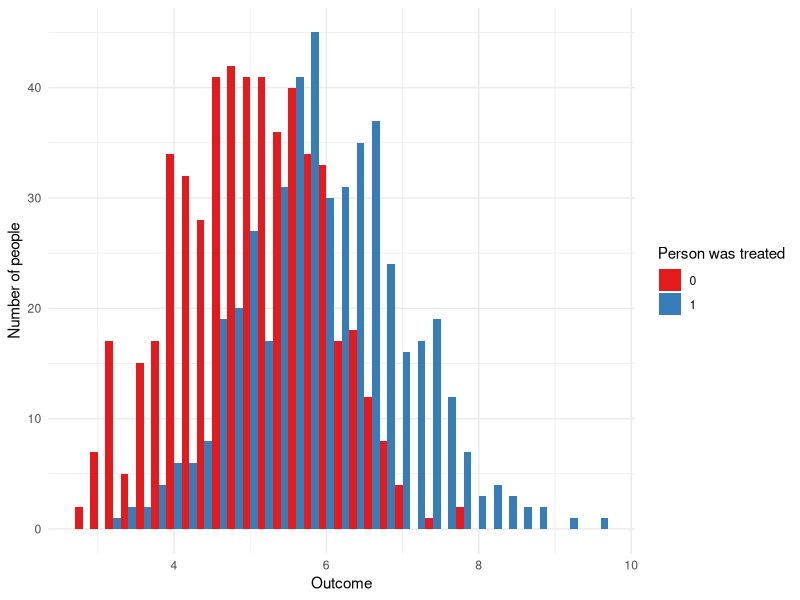

This chart was generated by the following R code: (Note: this script raises an error after producing the figure.)
## ---- chunk 1
knitr::opts_chunk$set(
  echo = TRUE,
  warning = FALSE,
  message = FALSE,
  R.options = list(width = 80)
)
## ---- chunk 2
library(tidyverse)
netflix_data <- 
  tibble(person = c("Rohan", "Rohan", "Monica", "Monica", "Monica", 
                    "Patricia", "Patricia", "Helen"),
         tv_show = c("Broadchurch", "Duty-Shame", "Broadchurch", "Duty-Shame", 
                     "Shetland", "Broadchurch", "Shetland", "Duty-Shame"),
         hours = c(6.8, 8.0, 0.8, 9.2, 3.2, 4.0, 0.2, 10.2)
         )
## ---- chunk 3
library(tidyverse)

set.seed(853)
# Construct a population so that 25 per cent of people like blue and 75 per cent 
# like white.
population <- 
  tibble(person = c(1:10000),
         favourite_color = sample(x = c("Blue", "White"), 
                                  size  = 10000, 
                                  replace = TRUE,
                                  prob = c(0.25, 0.75)),
         supports_the_leafs = sample(x = c("Yes", "No"), 
                                  size  = 10000, 
                                  replace = TRUE,
                                  prob = c(0.80, 0.20)),
         ) %>% 
  mutate(in_frame = sample(x = c(0:1),
                        size  = 10000, 
                        replace = TRUE)) %>% 
  mutate(group = sample(x = c(1:10),
                        size  = 10000, 
                        replace = TRUE)) %>% 
  mutate(group = ifelse(in_frame == 1, group, NA))
## ---- chunk 4
population %>% 
  filter(in_frame == 1) %>% 
  filter(group %in% c(1, 2)) %>% 
  group_by(group, favourite_color) %>% 
  count()
## ---- chunk 5
library(broom)

population <- 
  population %>% 
  mutate(color_as_integer = case_when(
    favourite_color == "White" ~ 0,
    favourite_color == "Blue" ~ 1,
    TRUE ~ 999
  ))

group_1 <- 
  population %>% 
  filter(group == 1) %>% 
  select(color_as_integer) %>% 
  as.vector() %>% 
  unlist()

group_2 <- 
  population %>% 
  filter(group == 2) %>% 
  select(color_as_integer) %>% 
  unlist()

t.test(group_1, group_2)

# We could also use the tidy function in the broom package.
tidy(t.test(group_1, group_2))
## ---- chunk 6
population %>% 
  filter(in_frame == 1) %>% 
  filter(group %in% c(1, 2)) %>% 
  group_by(group, supports_the_leafs) %>% 
  count()
## ---- chunk 7
just_two_groups <- population %>%
  filter(in_frame == 1) %>%
  filter(group %in% c(1, 2))

aov(group ~ favourite_color, 
    data = just_two_groups) %>% 
  tidy()
## ---- chunk 8
lm(group ~ favourite_color, 
    data = just_two_groups) %>% 
  tidy()
## ---- chunk 9
set.seed(853)
example_data <- tibble(person = c(1:1000),
                       treatment = sample(x = 0:1, size  = 1000, replace = TRUE)
                       )
# We want to make the outcome slightly more likely if they were treated than if not.
example_data <- 
  example_data %>% 
  rowwise() %>% 
  mutate(outcome = if_else(treatment == 0, 
                           rnorm(n = 1, mean = 5, sd = 1),
                           rnorm(n = 1, mean = 6, sd = 1)
                           )
         )

example_data$treatment <- as.factor(example_data$treatment)

example_data %>% 
  ggplot(aes(x = outcome, 
             fill = treatment)) +
  geom_histogram(position = "dodge",
                 binwidth = 0.2) +
  theme_minimal() +
  labs(x = "Outcome",
       y = "Number of people",
       fill = "Person was treated") +
  scale_fill_brewer(palette = "Set1")

example_regression <- lm(outcome ~ treatment, data = example_data)

tidy(example_regression)

## ---- chunk 10
knitr::include_graphics(here::here("figures/drinking_tea.jpg"))
## ---- chunk 11
sample(c(1:8), size = 8, replace = FALSE)
## ---- chunk 12
knitr::include_graphics("https://imgs.xkcd.com/comics/significant.png")
## ---- chunk 13
knitr::include_graphics(here::here("figures/wisdom_over_fortune.jpg"))
## ---- chunk 14
knitr::include_graphics(here::here("figures/toronto_intervention.png"))
